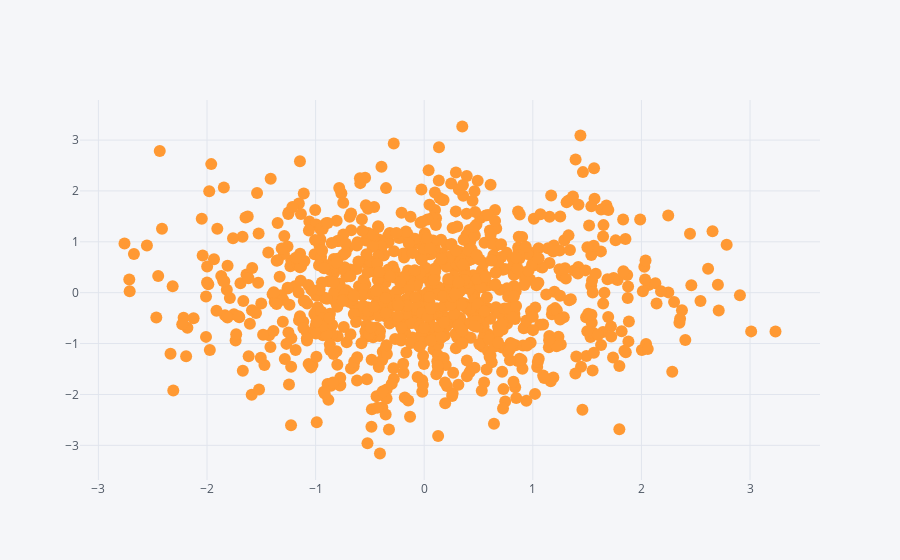

The notebook cell saved with this chart:
### Markdown cell above
#### Scatter plots
~
Use the .iplot() method with arguments kind (plot type), (x-axis variable), (y-axis variable), and mode argument removes the line connections setup by default with plotly. The plot can be zoomed in or out depending on need.

### Code cell
df.iplot(kind='scatter',x='A',y='B',mode='markers')

### Figure 1 — Plotly figure (JSON) as saved in the notebook; plotly's stock layout.template omitted (floating-point values rounded to 4 significant figures; data arrays with more than 128 entries replaced by an {"elided": "..."} marker saying what was removed)
{"data": [{"line": {"color": "rgba(255, 153, 51, 1.0)", "dash": "solid", "shape": "linear", "width": 1.3}, "marker": {"size": 12, "symbol": "circle"}, "mode": "markers", "name": "B", "text": "", "type": "scatter", "uid": "7d26fe8c-5765-4616-a573-2ad2c77b0ffb", "x": {"elided": "1000 float values"}, "y": {"elided": "1000 float values"}}], "layout": {"legend": {"bgcolor": "#F5F6F9", "font": {"color": "#4D5663"}}, "paper_bgcolor": "#F5F6F9", "plot_bgcolor": "#F5F6F9", "title": {"font": {"color": "#4D5663"}}, "xaxis": {"gridcolor": "#E1E5ED", "showgrid": true, "tickfont": {"color": "#4D5663"}, "title": {"font": {"color": "#4D5663"}, "text": ""}, "zerolinecolor": "#E1E5ED"}, "yaxis": {"gridcolor": "#E1E5ED", "showgrid": true, "tickfont": {"color": "#4D5663"}, "title": {"font": {"color": "#4D5663"}, "text": ""}, "zerolinecolor": "#E1E5ED"}}}
